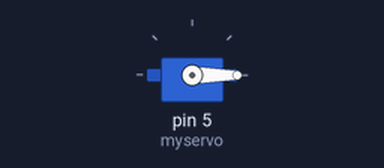
Recording of a sketch running on a simulated Arduino Uno, built with avr-gcc and run on an emulated ATmega328P. Shown: servo.

Above: at 0.05 s.
At 0.75 s:
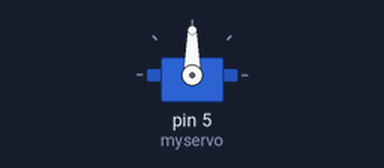
At 1.5 s:
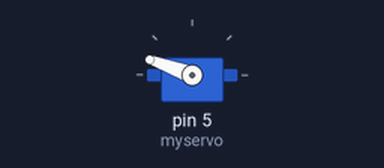
Timing chart, 0 to 8.5 s (numbered marks = the images above):
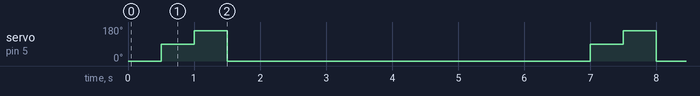

Measured:
- by itself, servo on pin 5 (myservo): repeats every 6.5 s: 160° 0.50 s, 0° 5.5 s, 90° 0.50 s

The sketch:

motor.ino
```cpp
#include "Servo.h"
Servo myservo;

void setup(){
  myservo.attach(5, 500, 2400);
}

void loop(){
  myservo.write(0);
  delay(500);
  myservo.write(90);
  delay(500);
  myservo.write(160);
  delay(500);
  myservo.write(0);
  delay(5000);
}
```
